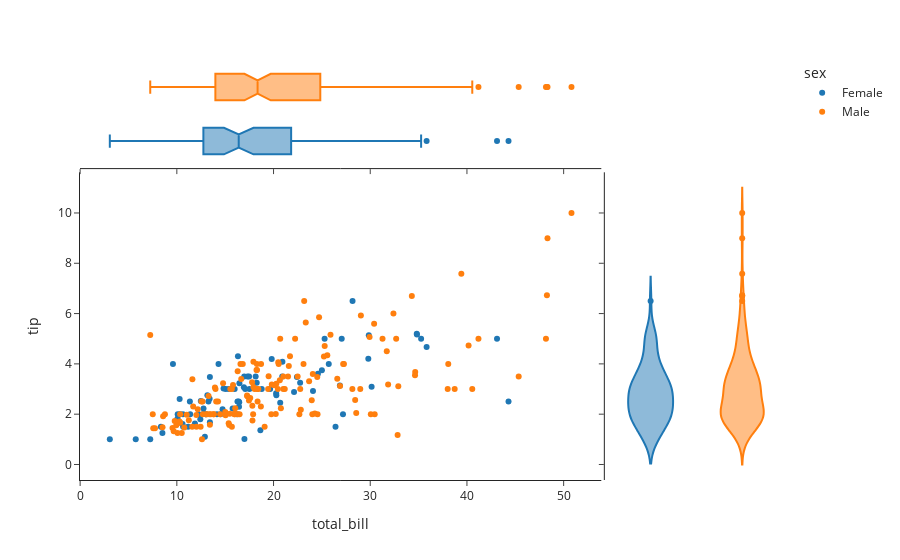

The notebook cell this image was saved under:
### Code cell
px.scatter(data, x='total_bill',y='tip',color='sex', marginal_y='violin', marginal_x='box', template='simple_white')

### Figure 1 — Plotly figure (JSON) as saved in the notebook; plotly's stock layout.template omitted (floating-point values rounded to 4 significant figures; data arrays with more than 128 entries replaced by an {"elided": "..."} marker saying what was removed)
{"data": [{"hovertemplate": "sex=Female<br>total_bill=%{x}<br>tip=%{y}<extra></extra>", "legendgroup": "Female", "marker": {"color": "#1F77B4", "symbol": "circle"}, "mode": "markers", "name": "Female", "orientation": "v", "showlegend": true, "type": "scatter", "x": [16.99, 24.59, 35.26, 14.83, 10.33, 16.97, 20.29, 15.77, 19.65, 15.06, 20.69, 16.93, 10.29, 34.81, 26.41, 16.45, 3.07, 17.07, 26.86, 25.28, 14.73, 10.07, 34.83, 5.75, 16.32, 22.75, 11.35, 15.38, 44.3, 22.42, 20.92, 14.31, 7.25, 25.71, 17.31, 10.65, 12.43, 24.08, 13.42, 12.48, 29.8, 14.52, 11.38, 20.27, 11.17, 12.26, 18.26, 8.51, 10.33, 14.15, 13.16, 17.47, 27.05, 16.43, 8.35, 18.64, 11.87, 29.85, 25, 13.39, 16.21, 17.51, 10.59, 10.63, 9.6, 20.9, 18.15, 19.81, 43.11, 13, 12.74, 13, 16.4, 16.47, 12.76, 13.27, 28.17, 12.9, 30.14, 13.42, 15.98, 16.27, 10.09, 22.12, 35.83, 27.18, 18.78], "xaxis": "x", "y": [1.01, 3.61, 5, 3.02, 1.67, 3.5, 2.75, 2.23, 3, 3, 2.45, 3.07, 2.6, 5.2, 1.5, 2.47, 1, 3, 3.14, 5, 2.2, 1.83, 5.17, 1, 4.3, 3.25, 2.5, 3, 2.5, 3.48, 4.08, 4, 1, 4, 3.5, 1.5, 1.8, 2.92, 1.68, 2.52, 4.2, 2, 2, 2.83, 1.5, 2, 3.25, 1.25, 2, 2, 2.75, 3.5, 5, 2.3, 1.5, 1.36, 1.63, 5.14, 3.75, 2.61, 2, 3, 1.61, 2, 4, 3.5, 3.5, 4.19, 5, 2, 2.01, 2, 2.5, 3.23, 2.23, 2.5, 6.5, 1.1, 3.09, 3.48, 3, 2.5, 2, 2.88, 4.67, 2, 3], "yaxis": "y"}, {"alignmentgroup": "True", "hovertemplate": "sex=Female<br>total_bill=%{x}<extra></extra>", "legendgroup": "Female", "marker": {"color": "#1F77B4", "symbol": "circle"}, "name": "Female", "notched": true, "offsetgroup": "Female", "showlegend": false, "type": "box", "x": [16.99, 24.59, 35.26, 14.83, 10.33, 16.97, 20.29, 15.77, 19.65, 15.06, 20.69, 16.93, 10.29, 34.81, 26.41, 16.45, 3.07, 17.07, 26.86, 25.28, 14.73, 10.07, 34.83, 5.75, 16.32, 22.75, 11.35, 15.38, 44.3, 22.42, 20.92, 14.31, 7.25, 25.71, 17.31, 10.65, 12.43, 24.08, 13.42, 12.48, 29.8, 14.52, 11.38, 20.27, 11.17, 12.26, 18.26, 8.51, 10.33, 14.15, 13.16, 17.47, 27.05, 16.43, 8.35, 18.64, 11.87, 29.85, 25, 13.39, 16.21, 17.51, 10.59, 10.63, 9.6, 20.9, 18.15, 19.81, 43.11, 13, 12.74, 13, 16.4, 16.47, 12.76, 13.27, 28.17, 12.9, 30.14, 13.42, 15.98, 16.27, 10.09, 22.12, 35.83, 27.18, 18.78], "xaxis": "x3", "yaxis": "y3"}, {"alignmentgroup": "True", "hovertemplate": "sex=Female<br>tip=%{y}<extra></extra>", "legendgroup": "Female", "marker": {"color": "#1F77B4", "symbol": "circle"}, "name": "Female", "offsetgroup": "Female", "scalegroup": "y", "showlegend": false, "type": "violin", "xaxis": "x2", "y": [1.01, 3.61, 5, 3.02, 1.67, 3.5, 2.75, 2.23, 3, 3, 2.45, 3.07, 2.6, 5.2, 1.5, 2.47, 1, 3, 3.14, 5, 2.2, 1.83, 5.17, 1, 4.3, 3.25, 2.5, 3, 2.5, 3.48, 4.08, 4, 1, 4, 3.5, 1.5, 1.8, 2.92, 1.68, 2.52, 4.2, 2, 2, 2.83, 1.5, 2, 3.25, 1.25, 2, 2, 2.75, 3.5, 5, 2.3, 1.5, 1.36, 1.63, 5.14, 3.75, 2.61, 2, 3, 1.61, 2, 4, 3.5, 3.5, 4.19, 5, 2, 2.01, 2, 2.5, 3.23, 2.23, 2.5, 6.5, 1.1, 3.09, 3.48, 3, 2.5, 2, 2.88, 4.67, 2, 3], "yaxis": "y2"}, {"hovertemplate": "sex=Male<br>total_bill=%{x}<br>tip=%{y}<extra></extra>", "legendgroup": "Male", "marker": {"color": "#FF7F0E", "symbol": "circle"}, "mode": "markers", "name": "Male", "orientation": "v", "showlegend": true, "type": "scatter", "x": {"elided": "157 float values"}, "xaxis": "x", "y": {"elided": "157 float values"}, "yaxis": "y"}, {"alignmentgroup": "True", "hovertemplate": "sex=Male<br>total_bill=%{x}<extra></extra>", "legendgroup": "Male", "marker": {"color": "#FF7F0E", "symbol": "circle"}, "name": "Male", "notched": true, "offsetgroup": "Male", "showlegend": false, "type": "box", "x": {"elided": "157 float values"}, "xaxis": "x3", "yaxis": "y3"}, {"alignmentgroup": "True", "hovertemplate": "sex=Male<br>tip=%{y}<extra></extra>", "legendgroup": "Male", "marker": {"color": "#FF7F0E", "symbol": "circle"}, "name": "Male", "offsetgroup": "Male", "scalegroup": "y", "showlegend": false, "type": "violin", "xaxis": "x2", "y": {"elided": "157 float values"}, "yaxis": "y2"}], "layout": {"legend": {"title": {"text": "sex"}, "tracegroupgap": 0}, "margin": {"t": 60}, "xaxis": {"anchor": "y", "domain": [0, 0.7363], "title": {"text": "total_bill"}}, "xaxis2": {"anchor": "y2", "domain": [0.7413, 1], "matches": "x2", "showline": false, "showticklabels": false, "ticks": ""}, "xaxis3": {"anchor": "y3", "domain": [0, 0.7363], "matches": "x", "showticklabels": false}, "xaxis4": {"anchor": "y4", "domain": [0.7413, 1], "matches": "x2", "showline": false, "showticklabels": false, "ticks": ""}, "yaxis": {"anchor": "x", "domain": [0, 0.7326], "title": {"text": "tip"}}, "yaxis2": {"anchor": "x2", "domain": [0, 0.7326], "matches": "y", "showticklabels": false}, "yaxis3": {"anchor": "x3", "domain": [0.7426, 1], "matches": "y3", "showline": false, "showticklabels": false, "ticks": ""}, "yaxis4": {"anchor": "x4", "domain": [0.7426, 1], "matches": "y3", "showline": false, "showticklabels": false, "ticks": ""}}}
